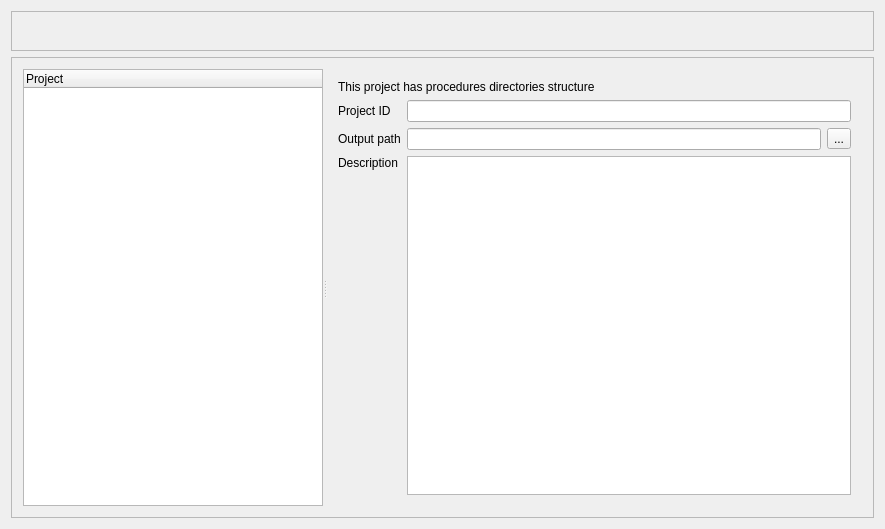
<?xml version="1.0" encoding="UTF-8"?>
<ui version="4.0">
 <class>ProjectDialog</class>
 <widget class="QewTreeViewDialog" name="ProjectDialog">
  <property name="geometry">
   <rect>
    <x>0</x>
    <y>0</y>
    <width>885</width>
    <height>529</height>
   </rect>
  </property>
  <property name="sizePolicy">
   <sizepolicy hsizetype="Preferred" vsizetype="Preferred">
    <horstretch>0</horstretch>
    <verstretch>0</verstretch>
   </sizepolicy>
  </property>
  <property name="windowTitle">
   <string>Project data</string>
  </property>
  <property name="containerName">
   <cstring>projectContainerWidget</cstring>
  </property>
  <property name="treeNavigatorName">
   <cstring>QewListView</cstring>
  </property>
  <layout class="QVBoxLayout" name="verticalLayout">
   <item>
    <widget class="QFrame" name="menuBarFrame">
     <property name="sizePolicy">
      <sizepolicy hsizetype="Expanding" vsizetype="Fixed">
       <horstretch>0</horstretch>
       <verstretch>0</verstretch>
      </sizepolicy>
     </property>
     <property name="minimumSize">
      <size>
       <width>0</width>
       <height>40</height>
      </size>
     </property>
     <property name="frameShape">
      <enum>QFrame::StyledPanel</enum>
     </property>
     <property name="frameShadow">
      <enum>QFrame::Raised</enum>
     </property>
     <layout class="QHBoxLayout" name="horizontalLayout_2"/>
    </widget>
   </item>
   <item>
    <widget class="QScrollArea" name="scrollArea">
     <property name="widgetResizable">
      <bool>true</bool>
     </property>
     <widget class="QWidget" name="scrollAreaWidgetContents">
      <property name="geometry">
       <rect>
        <x>0</x>
        <y>0</y>
        <width>869</width>
        <height>467</height>
       </rect>
      </property>
      <layout class="QHBoxLayout" name="horizontalLayout_3">
       <item>
        <widget class="QSplitter" name="splitter">
         <property name="sizePolicy">
          <sizepolicy hsizetype="Expanding" vsizetype="Preferred">
           <horstretch>0</horstretch>
           <verstretch>0</verstretch>
          </sizepolicy>
         </property>
         <property name="orientation">
          <enum>Qt::Horizontal</enum>
         </property>
         <widget class="QTreeWidget" name="QewListView">
          <property name="sizePolicy">
           <sizepolicy hsizetype="Expanding" vsizetype="Preferred">
            <horstretch>0</horstretch>
            <verstretch>0</verstretch>
           </sizepolicy>
          </property>
          <property name="minimumSize">
           <size>
            <width>300</width>
            <height>0</height>
           </size>
          </property>
          <property name="sizeAdjustPolicy">
           <enum>QAbstractScrollArea::AdjustIgnored</enum>
          </property>
          <property name="rootIsDecorated">
           <bool>true</bool>
          </property>
          <property name="treeStepSize" stdset="0">
           <number>10</number>
          </property>
          <column>
           <property name="text">
            <string>Project</string>
           </property>
          </column>
         </widget>
         <widget class="QStackedWidget" name="projectContainerWidget">
          <property name="sizePolicy">
           <sizepolicy hsizetype="Expanding" vsizetype="Preferred">
            <horstretch>3</horstretch>
            <verstretch>0</verstretch>
           </sizepolicy>
          </property>
          <property name="currentIndex">
           <number>0</number>
          </property>
          <widget class="ProjectPage" name="projectDataPage">
           <layout class="QGridLayout" name="gridLayout">
            <item row="3" column="1">
             <widget class="QTextEdit" name="descriptionTextEdit">
              <property name="minimumSize">
               <size>
                <width>0</width>
                <height>200</height>
               </size>
              </property>
              <property name="sizeAdjustPolicy">
               <enum>QAbstractScrollArea::AdjustIgnored</enum>
              </property>
             </widget>
            </item>
            <item row="3" column="0">
             <widget class="QLabel" name="descriptionLabel">
              <property name="text">
               <string>Description</string>
              </property>
              <property name="alignment">
               <set>Qt::AlignLeading|Qt::AlignLeft|Qt::AlignTop</set>
              </property>
             </widget>
            </item>
            <item row="0" column="0" colspan="2">
             <widget class="QLabel" name="projectTypeLabel">
              <property name="text">
               <string>This project has procedures directories structure</string>
              </property>
             </widget>
            </item>
            <item row="1" column="1">
             <widget class="QLineEdit" name="idLineEdit"/>
            </item>
            <item row="1" column="0">
             <widget class="QLabel" name="idLabel">
              <property name="text">
               <string>Project ID</string>
              </property>
             </widget>
            </item>
            <item row="2" column="0">
             <widget class="QLabel" name="labelOutputPath">
              <property name="text">
               <string>Output path</string>
              </property>
             </widget>
            </item>
            <item row="2" column="1">
             <layout class="QHBoxLayout" name="horizontalLayout">
              <item>
               <widget class="QLineEdit" name="outputPathLineEdit"/>
              </item>
              <item>
               <widget class="QToolButton" name="outputPathToolButton">
                <property name="text">
                 <string>...</string>
                </property>
               </widget>
              </item>
             </layout>
            </item>
           </layout>
          </widget>
         </widget>
        </widget>
       </item>
      </layout>
     </widget>
    </widget>
   </item>
  </layout>
 </widget>
 <layoutdefault spacing="6" margin="11"/>
 <pixmapfunction>qPixmapFromMimeSource</pixmapfunction>
 <customwidgets>
  <customwidget>
   <class>QewExtensibleDialog</class>
   <extends>QDialog</extends>
   <header>qewextensibledialog.h</header>
   <container>1</container>
  </customwidget>
  <customwidget>
   <class>QewTreeViewDialog</class>
   <extends>QewExtensibleDialog</extends>
   <header>qewtreeviewdialog.h</header>
   <container>1</container>
  </customwidget>
  <customwidget>
   <class>ProjectPage</class>
   <extends>QWidget</extends>
   <header>projectpage.h</header>
   <container>1</container>
  </customwidget>
 </customwidgets>
 <resources/>
 <connections>
  <connection>
   <sender>QewListView</sender>
   <signal>itemPressed(QTreeWidgetItem*,int)</signal>
   <receiver>ProjectDialog</receiver>
   <slot>setCurrentWidget(QTreeWidgetItem*)</slot>
   <hints>
    <hint type="sourcelabel">
     <x>59</x>
     <y>153</y>
    </hint>
    <hint type="destinationlabel">
     <x>137</x>
     <y>522</y>
    </hint>
   </hints>
  </connection>
 </connections>
</ui>
